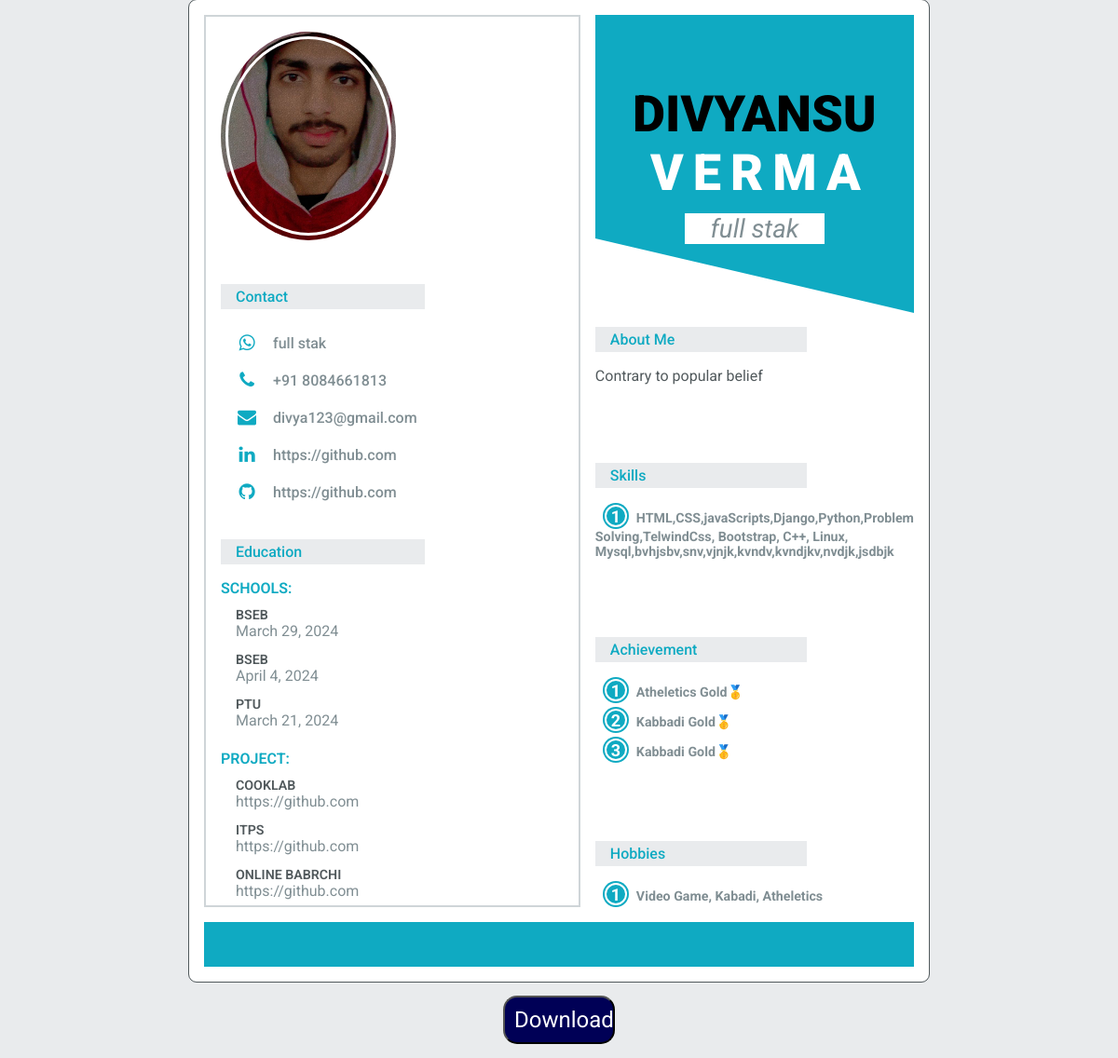
/template1 (signed in), run on the app's committed database.
### resume/models.py (models this page shows, shortened)
class Resume(models.Model):
    f_name = models.CharField(max_length=200)
    l_name = models.CharField(max_length=150, null=True)
    about = models.TextField(null=False, max_length=1500)
    image = models.ImageField(upload_to='images')
    email = models.EmailField(max_length=100)
    number = models.IntegerField(default=0)  # Set a default value
    github_link = models.URLField(blank=False, null=True)
    linkedin_link = models.URLField(blank=False, null=True)
    address = models.TextField(null=False )
    dob = models.DateField()
    gender = models.CharField(max_length=10)
    developer = models.TextField(null=False )
    skills = models.TextField(null=True)  # Corrected typo in field name 'skils' to 'skills'
    language = models.CharField(max_length=20)
    summary = models.TextField(null=False )
    experience = models.TextField(null=False )  # Corrected typo in field name 'exprience' to 'experience'
    ex_job = models.TextField(null=False, default='developer')  # Corrected typo in field name 'exprience' to 'experience'
    start_job = models.DateField(default='2024-01-01')  # Set a default value
    end_job = models.DateField(default='2024-01-01')
    graduation = models.TextField(null=False, default='BBSBEC')       # Set a default value
    start_grad = models.DateField(default='2024-01-01')  # Set a default value
    end_grad = models.DateField(default='2024-01-01')
    grad_marks = models.TextField(null=False, default='88.5')
    inter = models.TextField(null=False, default="MJK college bettiah") # Set a default value
    start_inter = models.DateField(default='2024-01-01')  # Set a default value
    end_inter = models.DateField(default='2024-01-01')
    inter_marks = models.TextField(null=False, default='88.5')
    tenth = models.TextField(null=False, default='RDS')          # Set a default value
    start_ten = models.DateField(default='2024-01-01')  # Set a default value
    end_ten = models.DateField(default='2024-01-01')
    ten_marks = models.TextField(null=False, default='88.5')
    project = models.TextField(null=False)
    project_link = models.URLField(blank=True, null=True)
    project1 = models.TextField(null=True )
    project_link1 = models.URLField(blank=True, null=True)
    project2 = models.TextField(null=True )
    project_link2 = models.URLField(blank=True, null=True)
    hobbies = models.TextField(null=False )
    achievement = models.TextField(null=False )
    position = models.CharField(max_length=20,default="Gold", null=False)
    achievement1 = models.TextField(null=True)
    position1 = models.CharField(max_length=20,default="Gold",null=True)
    achievement2 = models.TextField(null=True )
    position2 = models.CharField(max_length=20,default="Gold", null=True)

### resume/views.py (the view)
# urls.py: path('template1',views.template1,name='template1'),
@login_required
def template1(request):
    context = {'resume':Resume.objects.all()}
    if request.user.is_authenticated:
        return render(request,'next2.html',context)
    return redirect('signup')

### templates/next2.html (shortened to what this page needs)
<!DOCTYPE html>
<html lang="en">
<head>
    <link href="https://maxcdn.bootstrapcdn.com/font-awesome/4.7.0/css/font-awesome.min.css" rel="stylesheet"
>
</head>
<body>
    <div class="container">
        <header class="header">
            {% for r in resume %}
            <h1 class="primary--heading">{{r.f_name}}<span class="heading--deco">{{r.l_name}}</span></h1>
            <h2 class="secondary--heading">{{r.developer}}</h2>
        </header>
        <aside class="aside">
            <figure class="image__container"> <img src={{r.image.url}} alt="" class="image">
            </figure>
            <article class="details">
                <ul role="list" class="contact__information">
                    <h3 class="title">Contact</h3>
                    <li role="listitem"> <span class="icon"> <i class="fa fa-whatsapp"aria-hidden="true"></i></i> </span> <span
                            class="text">{{r.developer}}</span> </li>
                    <li role="listitem"> <span class="icon"> <i class="fa fa-phone"aria-hidden="true"></i></span><span class="text">+91
                            {{r.number}}</span> </li>
                    <li role="listitem"> <span class="icon"> <i class="fa fa-envelope"aria-hidden="true"></i> </span> <span
                            class="text">{{r.email}}</span> </li>
                    <li role="listitem"> <span class="icon"><i class="fa fa-linkedin"aria-hidden="true"></i> </span> <span
                            class="text">{{r.linkedin_link}}</span> </li>
                    <li role="listitem"> <span class="icon"> <i class="fa fa-github"aria-hidden="true"></i></span> <span
                            class="text">{{r.github_link}}</span> </li>
                </ul>
                <ul role="list" class="education">
                    <h3 class="title">Education</h3>
                    <li role="listitem">
                        <h4 class="sub--title">Schools:</h4>
                        <ul role="list" class="sublist">
                            <li role="listitem" class="sublistitem"> <span class="text sub--text">{{r.tenth}}</span> <span>{{r.end_ten}}</span> </li>
                            <li role="listitem" class="sublistitem"> <span class="text sub--text">{{r.inter}}</span> <span>{{r.end_inter}}</span> </li>
                            <li role="listitem" class="sublistitem"> <span class="text sub--text">{{r.graduation}}</span> <span>{{r.end_grad}}</span> </li>
                        </ul>
                    </li>
                    <li role="listitem">
                        <h4 class="sub--title">Project:</h4>
                        <ul role="list" class="sublist">
                            <li role="listitem" class="sublistitem"> <span class="text sub--text">{{r.project}}</span> <span>{{r.project_link}}</span> </li>
                            {% if r.project1 is not None %}
                            <li role="listitem" class="sublistitem"> <span class="text sub--text">{{r.project1}}</span> <span>{{r.project_link1}}</span> </li>
                            {% endif %}
                            {% if r.project2 is not None %}
                            <li role="listitem" class="sublistitem"> <span class="text sub--text">{{r.project2}}</span> <span>{{r.project_link2}}</span> </li>
                            {% endif %}
                        </ul>
                    </li>
                </ul>
            </article>
        </aside>
        <main class="main">
            <article class="about__me">
                <h3 class="title">About Me</h3>
                <p>{{r.about}}</p>
            </article>
            <article class="skills">
                <h3 class="title">Skills</h3>
                <div class="skills__content--flow">
                    <ol role="list" class="special__skills">
                        <li role="listitem">{{ r.skills}}</li>
                    </ol>
                </div>
            </article>
            <article class="skills achievement">
                <h3 class="title">Achievement</h3>
                <div class="skills__content--flow">
                    <ol role="list" class="special__skills">
                        <li role="listitem">{{ r.achievement}} <span>{{r.position}}</span></li>
                        {% if r.achievement1 is not None %}
                        <li role="listitem">{{ r.achievement1}} <span>{{r.position1}}</span></li>
                        {% endif %}
                        {% if r.achievement2 is not None %}
                        <li role="listitem">{{ r.achievement1}} <span>{{r.position1}}</span></li>
                        {% endif %}
                    </ol>
                </div>
            </article>
            <article class="skills hobbies">
                <h3 class="title">Hobbies</h3>
                <div class="skills__content--flow">
                    <ol role="list" class="special__skills">
                        <li role="listitem">{{ r.hobbies}}</span></li>
                    </ol>
                </div>
            </article>
        </main>
        <footer class="footer"></footer>
        {% endfor %}
    </div>
    <button class="btn download"><a href="pd">Download</a></button>
</body>
</html>

### data on the page
Resume: f_name "DIVYANSU", l_name "VERMA", developer "full stak", image (picture), number "8084661813", email "divya123@gmail.com", linkedin_link "https://github.com", github_link "https://github.com", tenth "BSEB", end_ten "March 29, 2024", inter "BSEB", end_inter "April 4, 2024", graduation "PTU", end_grad "March 21, 2024", project "COOKLAB", project_link "https://github.com", project1 "ITPS", project_link1 "https://github.com", project2 "ONLINE BABRCHI", project_link2 "https://github.com", about "Contrary to popular belief", skills "HTML,CSS,javaScripts,Django,Python,Problem Solving,TelwindCss, Bootstrap, C++, Linux, Mysql,bvhjsbv,snv,vjnjk,kvndv,kvndjkv,nvdjk,jsdbjk", achievement "Atheletics", position "Gold🥇", achievement1 "Kabbadi", position1 "Gold🥇", hobbies "Video Game, Kabadi, Atheletics"
